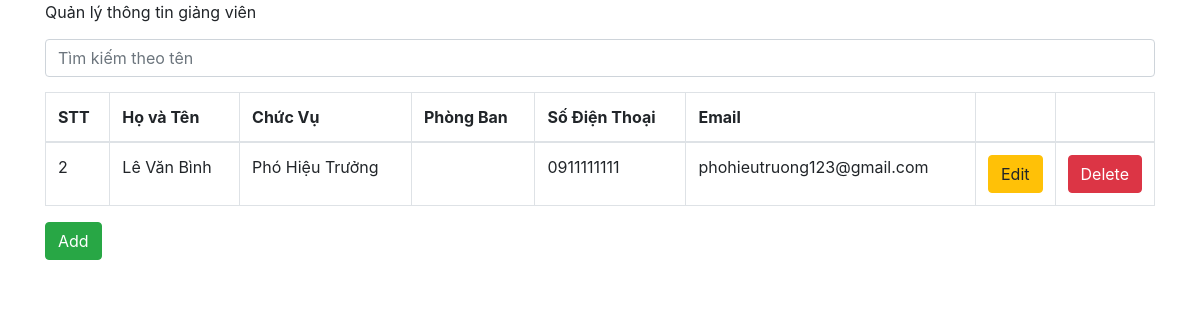
Screenshot of /admin.php?s=Lê Văn Bình with the database file from the repository.
### tables this page shows
CREATE TABLE `person` (
  `idPerson` int(11) NOT NULL,
  `fullName` varchar(255) DEFAULT NULL,
  `position` varchar(255) DEFAULT NULL,
  `workPhone` varchar(255) DEFAULT NULL,
  `email` varchar(255) DEFAULT NULL,
  `phonePerson` varchar(255) DEFAULT NULL,
  `id_unit` int(11) DEFAULT NULL
);

### dbhelp.php (called while the page is built, shortened)
<?php
function executeResult($sql) {
	$conn = mysqli_connect(HOST, USERNAME, PASSWORD, DATABASE);
	$resultset = mysqli_query($conn, $sql);
	$list      = [];
	while ($row = mysqli_fetch_array($resultset, 1)) {
		$list[] = $row;
	}
	return $list;
}

### admin.php (the view, shortened to what this page needs)
<?php
require_once ('dbhelp.php');
?>
<!DOCTYPE html>
<html>
<head>
	<link rel="stylesheet" href="https://maxcdn.bootstrapcdn.com/bootstrap/4.4.1/css/bootstrap.min.css">
</head>
<body>
	<div class="container">
		<div class="panel panel-primary">
			<div class="panel-heading">
				Quản lý thông tin giảng viên
				<form method="get">
					<input type="text" name="s" class="form-control" style="margin-top: 15px; margin-bottom: 15px;" placeholder="Tìm kiếm theo tên">
				</form>
			</div>
			<div class="panel-body">
				<table class="table table-bordered">
					<thead>
						<tr>
                            <th>STT</th>
							<th>Họ và Tên</th>
							<th>Chức Vụ</th>
							<th>Phòng Ban</th>
                            <th>Số Điện Thoại</th>
                            <th>Email</th>
							<th width="60px"></th>
							<th width="60px"></th>
						</tr>
					</thead>
					<tbody>
<?php
if (isset($_GET['s']) && $_GET['s'] != '') {
	$sql = 'select * from person where fullname like "%'.$_GET['s'].'%"';
} else {
	$sql = 'select * from person inner join unit where person.id_unit = unit.id';
}
$GVList = executeResult($sql);
foreach ($GVList as $std) {
	echo '<tr>
            <td>'.$std['idPerson'].'</td>
			<td>'.$std['fullName'].'</td>
			<td>'.$std['position'].'</td>
			<td>'.$std['address'].'</td>
            <td>'.$std['phonePerson'].'</td>
            <td>'.$std['email'].'</td>
			<td><button class="btn btn-warning" onclick=\'window.open("input.php?id='.$std['id'].'","_self")\'>Edit</button></td>
			<td><button class="btn btn-danger" onclick="deleteGV('.$std['id'].')">Delete</button></td>
		</tr>';
}
?>
					</tbody>
				</table>
				<button class="btn btn-success" onclick="window.open('input.php', '_self')">Add</button>
			</div>
		</div>
	</div>
</body>
</html>

### rows the page displays
person: idPerson "2", fullName "Lê Văn Bình", position "Phó Hiệu Trưởng", phonePerson "0911111111", email "phohieutruong123@gmail.com"
